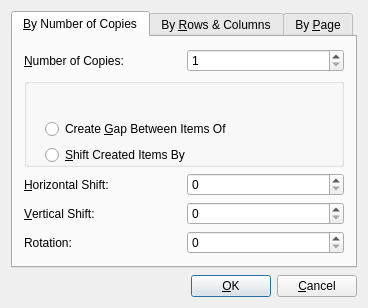
<?xml version="1.0" encoding="UTF-8"?>
<ui version="4.0">
 <class>MultipleDuplicate</class>
 <widget class="QDialog" name="MultipleDuplicate">
  <property name="enabled">
   <bool>true</bool>
  </property>
  <property name="geometry">
   <rect>
    <x>0</x>
    <y>0</y>
    <width>300</width>
    <height>302</height>
   </rect>
  </property>
  <property name="sizePolicy">
   <sizepolicy hsizetype="Minimum" vsizetype="Preferred">
    <horstretch>0</horstretch>
    <verstretch>0</verstretch>
   </sizepolicy>
  </property>
  <property name="windowTitle">
   <string>Multiple Duplicate</string>
  </property>
  <property name="sizeGripEnabled">
   <bool>false</bool>
  </property>
  <layout class="QVBoxLayout">
   <property name="spacing">
    <number>7</number>
   </property>
   <property name="sizeConstraint">
    <enum>QLayout::SetMinimumSize</enum>
   </property>
   <item>
    <widget class="QTabWidget" name="tabWidget">
     <property name="sizePolicy">
      <sizepolicy hsizetype="Preferred" vsizetype="MinimumExpanding">
       <horstretch>0</horstretch>
       <verstretch>0</verstretch>
      </sizepolicy>
     </property>
     <property name="tabPosition">
      <enum>QTabWidget::North</enum>
     </property>
     <property name="currentIndex">
      <number>0</number>
     </property>
     <property name="elideMode">
      <enum>Qt::ElideNone</enum>
     </property>
     <property name="usesScrollButtons">
      <bool>false</bool>
     </property>
     <widget class="QWidget" name="tab">
      <attribute name="title">
       <string>&amp;By Number of Copies</string>
      </attribute>
      <layout class="QVBoxLayout" name="verticalLayout">
       <item>
        <layout class="QGridLayout" name="gridLayout_2">
         <item row="3" column="1">
          <widget class="ScrSpinBox" name="vertShiftSpinBox">
           <property name="minimumSize">
            <size>
             <width>0</width>
             <height>23</height>
            </size>
           </property>
          </widget>
         </item>
         <item row="2" column="0">
          <widget class="QLabel" name="horizShiftLabel">
           <property name="text">
            <string>&amp;Horizontal Shift:</string>
           </property>
           <property name="wordWrap">
            <bool>false</bool>
           </property>
           <property name="buddy">
            <cstring>horizShiftSpinBox</cstring>
           </property>
          </widget>
         </item>
         <item row="4" column="0">
          <widget class="QLabel" name="rotationLabel">
           <property name="text">
            <string>Rotation:</string>
           </property>
           <property name="wordWrap">
            <bool>false</bool>
           </property>
          </widget>
         </item>
         <item row="2" column="1">
          <widget class="ScrSpinBox" name="horizShiftSpinBox">
           <property name="minimumSize">
            <size>
             <width>0</width>
             <height>23</height>
            </size>
           </property>
          </widget>
         </item>
         <item row="3" column="0">
          <widget class="QLabel" name="vertShiftLabel">
           <property name="text">
            <string>&amp;Vertical Shift:</string>
           </property>
           <property name="wordWrap">
            <bool>false</bool>
           </property>
           <property name="buddy">
            <cstring>vertShiftSpinBox</cstring>
           </property>
          </widget>
         </item>
         <item row="0" column="1">
          <widget class="QSpinBox" name="numberOfCopiesSpinBox">
           <property name="minimumSize">
            <size>
             <width>0</width>
             <height>23</height>
            </size>
           </property>
           <property name="minimum">
            <number>1</number>
           </property>
           <property name="maximum">
            <number>999</number>
           </property>
          </widget>
         </item>
         <item row="4" column="1">
          <widget class="ScrSpinBox" name="rotationSpinBox">
           <property name="minimumSize">
            <size>
             <width>0</width>
             <height>23</height>
            </size>
           </property>
          </widget>
         </item>
         <item row="0" column="0">
          <widget class="QLabel" name="numberOfCopiesLabel">
           <property name="text">
            <string>&amp;Number of Copies:</string>
           </property>
           <property name="wordWrap">
            <bool>false</bool>
           </property>
           <property name="buddy">
            <cstring>numberOfCopiesSpinBox</cstring>
           </property>
          </widget>
         </item>
         <item row="1" column="0" colspan="2">
          <widget class="QGroupBox" name="copiesCreateButtonGroup">
           <property name="enabled">
            <bool>true</bool>
           </property>
           <property name="sizePolicy">
            <sizepolicy hsizetype="Preferred" vsizetype="Fixed">
             <horstretch>0</horstretch>
             <verstretch>0</verstretch>
            </sizepolicy>
           </property>
           <property name="minimumSize">
            <size>
             <width>0</width>
             <height>89</height>
            </size>
           </property>
           <property name="contextMenuPolicy">
            <enum>Qt::DefaultContextMenu</enum>
           </property>
           <widget class="QWidget" name="layoutWidget">
            <property name="geometry">
             <rect>
              <x>10</x>
              <y>30</y>
              <width>241</width>
              <height>48</height>
             </rect>
            </property>
            <layout class="QVBoxLayout" name="verticalLayout_3">
             <property name="sizeConstraint">
              <enum>QLayout::SetMinimumSize</enum>
             </property>
             <item>
              <widget class="QRadioButton" name="createGapRadioButton">
               <property name="text">
                <string>Create &amp;Gap Between Items Of</string>
               </property>
               <property name="shortcut">
                <string>Alt+G</string>
               </property>
              </widget>
             </item>
             <item>
              <widget class="QRadioButton" name="shiftCreatedItemsRadioButton">
               <property name="text">
                <string>&amp;Shift Created Items By</string>
               </property>
               <property name="shortcut">
                <string>Alt+S</string>
               </property>
              </widget>
             </item>
            </layout>
           </widget>
          </widget>
         </item>
        </layout>
       </item>
      </layout>
     </widget>
     <widget class="QWidget" name="tab2">
      <attribute name="title">
       <string>By &amp;Rows &amp;&amp; Columns</string>
      </attribute>
      <layout class="QVBoxLayout" name="verticalLayout_2">
       <item>
        <spacer name="verticalSpacer_2">
         <property name="orientation">
          <enum>Qt::Vertical</enum>
         </property>
         <property name="sizeHint" stdset="0">
          <size>
           <width>20</width>
           <height>40</height>
          </size>
         </property>
        </spacer>
       </item>
       <item>
        <layout class="QGridLayout" name="gridLayout">
         <item row="1" column="0">
          <widget class="QLabel" name="numberOfColumnsLabel">
           <property name="text">
            <string>Number of Columns:</string>
           </property>
           <property name="wordWrap">
            <bool>false</bool>
           </property>
          </widget>
         </item>
         <item row="2" column="1">
          <widget class="ScrSpinBox" name="horizRCGapSpinBox">
           <property name="sizePolicy">
            <sizepolicy hsizetype="Minimum" vsizetype="Fixed">
             <horstretch>0</horstretch>
             <verstretch>0</verstretch>
            </sizepolicy>
           </property>
           <property name="minimumSize">
            <size>
             <width>0</width>
             <height>23</height>
            </size>
           </property>
          </widget>
         </item>
         <item row="0" column="0">
          <widget class="QLabel" name="numberOfRowsLabel">
           <property name="text">
            <string>Number of Rows:</string>
           </property>
           <property name="wordWrap">
            <bool>false</bool>
           </property>
          </widget>
         </item>
         <item row="0" column="1">
          <widget class="QSpinBox" name="gridRowsSpinBox">
           <property name="minimumSize">
            <size>
             <width>0</width>
             <height>23</height>
            </size>
           </property>
           <property name="minimum">
            <number>1</number>
           </property>
           <property name="maximum">
            <number>999</number>
           </property>
          </widget>
         </item>
         <item row="1" column="1">
          <widget class="QSpinBox" name="gridColsSpinBox">
           <property name="minimumSize">
            <size>
             <width>0</width>
             <height>23</height>
            </size>
           </property>
           <property name="minimum">
            <number>1</number>
           </property>
           <property name="maximum">
            <number>999</number>
           </property>
          </widget>
         </item>
         <item row="2" column="0">
          <widget class="QLabel" name="horizRCLabel">
           <property name="text">
            <string>Horizontal Gap:</string>
           </property>
           <property name="wordWrap">
            <bool>false</bool>
           </property>
          </widget>
         </item>
         <item row="3" column="0">
          <widget class="QLabel" name="vertRCLabel">
           <property name="text">
            <string>Vertical Gap:</string>
           </property>
           <property name="wordWrap">
            <bool>false</bool>
           </property>
          </widget>
         </item>
         <item row="3" column="1">
          <widget class="ScrSpinBox" name="vertRCGapSpinBox">
           <property name="minimumSize">
            <size>
             <width>0</width>
             <height>23</height>
            </size>
           </property>
          </widget>
         </item>
        </layout>
       </item>
       <item>
        <spacer name="verticalSpacer">
         <property name="orientation">
          <enum>Qt::Vertical</enum>
         </property>
         <property name="sizeHint" stdset="0">
          <size>
           <width>20</width>
           <height>40</height>
          </size>
         </property>
        </spacer>
       </item>
      </layout>
     </widget>
     <widget class="QWidget" name="tab3">
      <attribute name="title">
       <string>By &amp;Page</string>
      </attribute>
      <layout class="QVBoxLayout" name="verticalLayout_8">
       <item>
        <layout class="QVBoxLayout" name="verticalLayout_7">
         <item>
          <widget class="QRadioButton" name="radioButtonPageAll">
           <property name="text">
            <string>&amp;All Following Pages</string>
           </property>
           <attribute name="buttonGroup">
            <string notr="true">buttonGroup</string>
           </attribute>
          </widget>
         </item>
         <item>
          <widget class="QRadioButton" name="radioButtonPageEven">
           <property name="text">
            <string>All Follwing &amp;Even Pages</string>
           </property>
           <attribute name="buttonGroup">
            <string notr="true">buttonGroup</string>
           </attribute>
          </widget>
         </item>
         <item>
          <widget class="QRadioButton" name="radioButtonPageOdd">
           <property name="text">
            <string>All Following &amp;Odd Pages</string>
           </property>
           <attribute name="buttonGroup">
            <string notr="true">buttonGroup</string>
           </attribute>
          </widget>
         </item>
         <item>
          <widget class="QRadioButton" name="radioButtonPageRange">
           <property name="text">
            <string>Ran&amp;ge of Pages:</string>
           </property>
           <attribute name="buttonGroup">
            <string notr="true">buttonGroup</string>
           </attribute>
          </widget>
         </item>
         <item>
          <layout class="QHBoxLayout" name="horizontalLayout">
           <item>
            <widget class="QLineEdit" name="lineEditPageRange"/>
           </item>
           <item>
            <widget class="QToolButton" name="toolButtonPageRange">
             <property name="text">
              <string>...</string>
             </property>
            </widget>
           </item>
          </layout>
         </item>
        </layout>
       </item>
       <item>
        <layout class="QVBoxLayout" name="verticalLayout_9">
         <item>
          <widget class="QCheckBox" name="checkBoxPageLinkText">
           <property name="text">
            <string>&amp;Link Text Frames</string>
           </property>
          </widget>
         </item>
        </layout>
       </item>
       <item>
        <spacer name="verticalSpacer_5">
         <property name="orientation">
          <enum>Qt::Vertical</enum>
         </property>
         <property name="sizeHint" stdset="0">
          <size>
           <width>20</width>
           <height>40</height>
          </size>
         </property>
        </spacer>
       </item>
      </layout>
     </widget>
    </widget>
   </item>
   <item>
    <layout class="QHBoxLayout">
     <item>
      <spacer>
       <property name="orientation">
        <enum>Qt::Horizontal</enum>
       </property>
       <property name="sizeType">
        <enum>QSizePolicy::Expanding</enum>
       </property>
       <property name="sizeHint" stdset="0">
        <size>
         <width>20</width>
         <height>20</height>
        </size>
       </property>
      </spacer>
     </item>
     <item>
      <widget class="QPushButton" name="buttonOk">
       <property name="text">
        <string>&amp;OK</string>
       </property>
       <property name="shortcut">
        <string/>
       </property>
       <property name="autoDefault">
        <bool>true</bool>
       </property>
       <property name="default">
        <bool>true</bool>
       </property>
      </widget>
     </item>
     <item>
      <widget class="QPushButton" name="buttonCancel">
       <property name="text">
        <string>&amp;Cancel</string>
       </property>
       <property name="shortcut">
        <string/>
       </property>
       <property name="autoDefault">
        <bool>true</bool>
       </property>
      </widget>
     </item>
    </layout>
   </item>
  </layout>
 </widget>
 <layoutdefault spacing="6" margin="11"/>
 <customwidgets>
  <customwidget>
   <class>ScrSpinBox</class>
   <extends>QSpinBox</extends>
   <header location="global">ui/scrspinbox.h</header>
  </customwidget>
 </customwidgets>
 <tabstops>
  <tabstop>tabWidget</tabstop>
  <tabstop>numberOfCopiesSpinBox</tabstop>
  <tabstop>createGapRadioButton</tabstop>
  <tabstop>shiftCreatedItemsRadioButton</tabstop>
  <tabstop>horizShiftSpinBox</tabstop>
  <tabstop>vertShiftSpinBox</tabstop>
  <tabstop>rotationSpinBox</tabstop>
  <tabstop>gridRowsSpinBox</tabstop>
  <tabstop>gridColsSpinBox</tabstop>
  <tabstop>horizRCGapSpinBox</tabstop>
  <tabstop>vertRCGapSpinBox</tabstop>
  <tabstop>buttonOk</tabstop>
  <tabstop>buttonCancel</tabstop>
 </tabstops>
 <includes>
  <include location="local">ui/scrspinbox.h</include>
  <include location="local">ui/scrspinbox.h</include>
  <include location="local">ui/scrspinbox.h</include>
  <include location="local">ui/scrspinbox.h</include>
  <include location="local">ui/scrspinbox.h</include>
 </includes>
 <resources/>
 <connections>
  <connection>
   <sender>buttonOk</sender>
   <signal>clicked()</signal>
   <receiver>MultipleDuplicate</receiver>
   <slot>accept()</slot>
   <hints>
    <hint type="sourcelabel">
     <x>147</x>
     <y>326</y>
    </hint>
    <hint type="destinationlabel">
     <x>20</x>
     <y>20</y>
    </hint>
   </hints>
  </connection>
  <connection>
   <sender>buttonCancel</sender>
   <signal>clicked()</signal>
   <receiver>MultipleDuplicate</receiver>
   <slot>reject()</slot>
   <hints>
    <hint type="sourcelabel">
     <x>230</x>
     <y>326</y>
    </hint>
    <hint type="destinationlabel">
     <x>20</x>
     <y>20</y>
    </hint>
   </hints>
  </connection>
 </connections>
 <buttongroups>
  <buttongroup name="buttonGroup"/>
 </buttongroups>
</ui>
